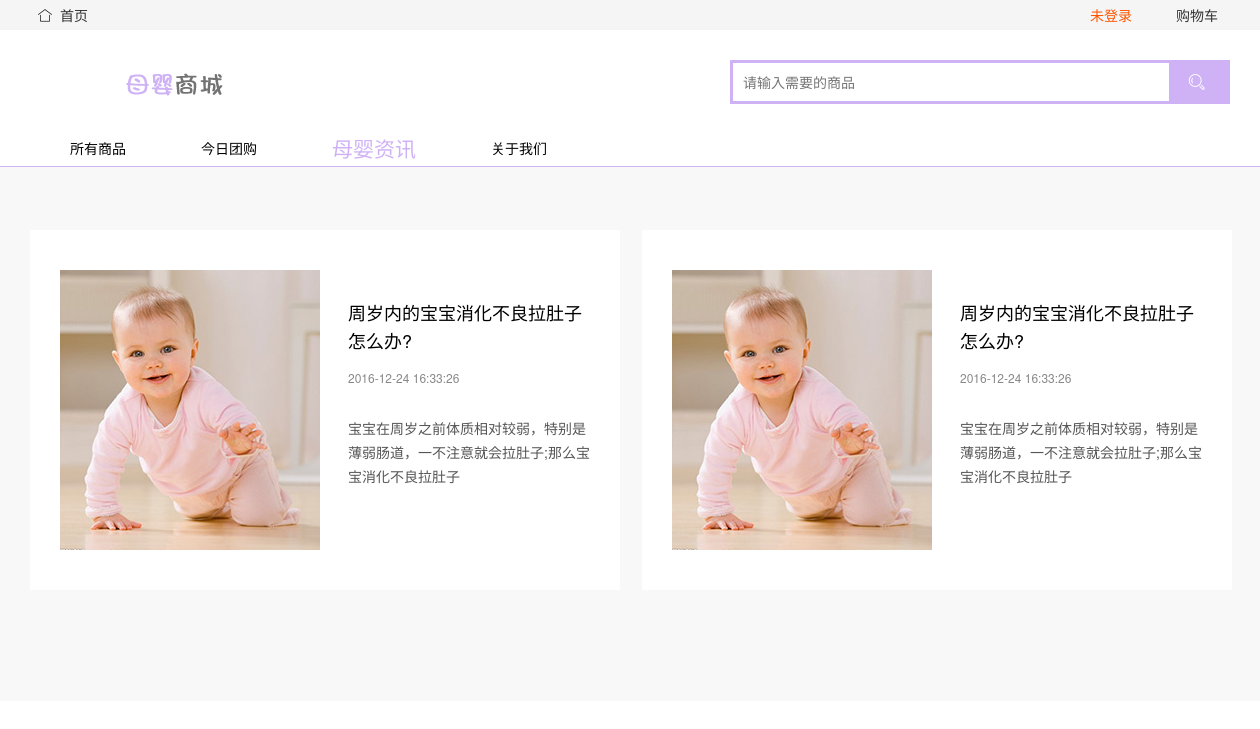
The app's page /php/information-tourist.php with its own data.
### tables this page shows
CREATE TABLE `tb_information` (
  `id` int(10) NOT NULL AUTO_INCREMENT,
  `text` varchar(255) DEFAULT NULL,
  `time` varchar(255) DEFAULT NULL,
  `title` varchar(255) DEFAULT NULL,
  `picture` longblob,
  PRIMARY KEY (`id`)
);

### php/information-tourist.php (the view, shortened to what this page needs)
<!DOCTYPE html>
<html lang="en">
	<head>
		<link rel="stylesheet" type="text/css" href="../res/static/css/main.css">
		<link rel="stylesheet" type="text/css" href="../res/layui/css/layui.css">
	</head>
	<body>
		<div class="site-nav-bg">
			<div class="site-nav w1200">
				<p class="sn-back-home">
					<i class="layui-icon layui-icon-home"></i>
					<a href="index.php">
						首页
					</a>
				</p>
				<div class="sn-quick-menu">
					<div class="login">
						<div class="login">
							<a href="login.php">
								未登录
							</a>
						</div>
					</div>
					<div class="sp-cart">
						<a href="#">
							购物车
						</a>
					</div>
				</div>
			</div>
		</div>
		<div class="header">
			<div class="headerLayout w1200">
				<div class="headerCon">
					<h1 class="mallLogo">
					<a href="src.php" title="母婴商城">
						<img src="../res/static/img/logo.png">
					</a></h1>
					<div class="mallSearch">
						<form action="ChirdPage/search-tourist.php" class="layui-form" method="post">
							<input type="text" name="title" required  lay-verify="required" autocomplete="off" class="layui-input" placeholder="请输入需要的商品">
							<button class="layui-btn" type="submit" name="submit">
							<i class="layui-icon layui-icon-search"></i>
							</button>
						</form>
					</div>
				</div>
			</div>
		</div>
		<div class="content content-nav-base information-content">
			<div class="main-nav">
				<div class="inner-cont0">
					<div class="inner-cont1 w1200">
						<div class="inner-cont2">
							<a href="commodity-tourist.php">
								所有商品
							</a>
							<a href="buytoday-tourist.php">
								今日团购
							</a>
							<a href="information-tourist.php"  class="active">
								<h2>母婴资讯</h2>
							</a>
							<a href="about-tourist.php">
								关于我们
							</a>
						</div>
					</div>
				</div>
			</div>
			<div class="info-list-box">
				<div class="info-list w1200">
					<div class="item-box layui-clear" id="list-cont">
						<?php
						require('Handler/conn.php' );
									$sql="select id from  tb_information";
									$result=mysqli_query($db, $sql);
									$RecordCount=mysqli_num_rows($result);
									$result=mysqli_query($db, "select * from  tb_information" );
									for ($i=0;
									$i < $RecordCount;
									$i++) {
									$row=mysqli_fetch_assoc($result);
									if($row) {
?>
						<div class="item">
							<div class="img">
								<img src="<?php echo $row['picture'];?>" alt="">
							</div>
							<div class="text">
								<h4><?php echo $row['title'];?></h4>
								<p class="data">
									<?php echo $row['time'];?>
								</p>
								<p class="info-cont">
									<?php echo $row['text'];?>
								</p>
							</div>
						</div>
			<?php
}
}
								?>
					</div>
				</div>
			</div>
		</div>
	</body>
</html>

### res/static/css/main.css (style rules this page uses)
body { font-family: "Microsoft YaHei", "SimSun", '\5b8b\4f53', sans-serif; -moz-user-select:none; -webkit-user-select: none; -ms-user-select: none; }
.w1200 { width: 1200px; margin:0 auto; }
i { font-style: normal; }
.site-nav-bg { height: 30px; line-height: 30px; background-color: #f5f5f5; }
.site-nav { position: relative; }
.sn-back-home { float: left; }
.sn-back-home i { margin:0 4px 0 8px; font-size: 14px; }
.sn-quick-menu { position: absolute; right: 12px; }
.sn-quick-menu div { float: left; }
.sn-quick-menu div.login { margin-right: 22px; }
.sn-quick-menu div.login a { color: #ff5500; }
.header { height: 100px; line-height: 100px; }
.header .mallLogo { margin-left: 38px; float: left; }
.header .mallSearch { float: right; width: 500px; padding-top: 30px; position: relative; }
.header .mallSearch form { height: 38px; line-height: 38px; border-width: 1px 0 1px 1px; border: solid #cfb2f6; position: relative; }
.header .mallSearch input { height: 38px; line-height: 38px; width: 436px; float: left; border:none; position: relative; z-index: 2; background: none; }
.header .mallSearch button { width: 58px; height: 38px; line-height: 38px; float: left; background: #cfb2f6; border-radius:0 ; }
.content .inner-cont1 { height: 36px; line-height: 36px; }
.content .inner-cont2 { padding-left: 208px; }
.content .inner-cont2 a { display: inline-block; font-size: 14px; color:#010101; padding: 0 32px; line-height: 36px; float: left; }
.content .inner-cont2 a.active,.content .inner-cont2 a:hover { color: #cfb2f6; }
.content-nav-base .main-nav { border-bottom:1px solid #cfb1f7; }
.content-nav-base .main-nav .inner-cont2 { padding-left: 40px; }
.content-nav-base .main-nav .inner-cont2 a { padding:0; margin-right: 75px; }
.information-content .info-list-box { padding:63px 0 84px 0; background: #f8f8f8; }
.information-content .info-list .item-box { width: 1250px; }
.information-content .info-list .item-box .item { width: 590px; float: left; margin:0 22px 27px 0; background: #fff; height: 360px; padding:40px 30px; box-sizing: border-box; }
.information-content .info-list .item-box .img { float: left; margin-right: 28px; }
.information-content .info-list .item-box .text h4 { font-size: 18px; line-height: 28px; margin-top: 28px; margin-bottom: 15px; }
.information-content .info-list .item-box .text .data { font-size: 12px; color: #888888; margin-bottom: 30px; }
.information-content .info-list .item-box .text .info-cont { line-height: 24px; color: #555555; overflow : hidden; text-overflow: ellipsis; display: -webkit-box; -webkit-line-clamp: 3; -webkit-box-orient: vertical; }

### records on screen
tb_information: picture (picture), title "周岁内的宝宝消化不良拉肚子怎么办?", time "2016-12-24 16:33:26", text "宝宝在周岁之前体质相对较弱，特别是薄弱肠道，一不注意就会拉肚子;那么宝宝消化不良拉肚子"
tb_information: picture (picture), title "周岁内的宝宝消化不良拉肚子怎么办?", time "2016-12-24 16:33:26", text "宝宝在周岁之前体质相对较弱，特别是薄弱肠道，一不注意就会拉肚子;那么宝宝消化不良拉肚子"
